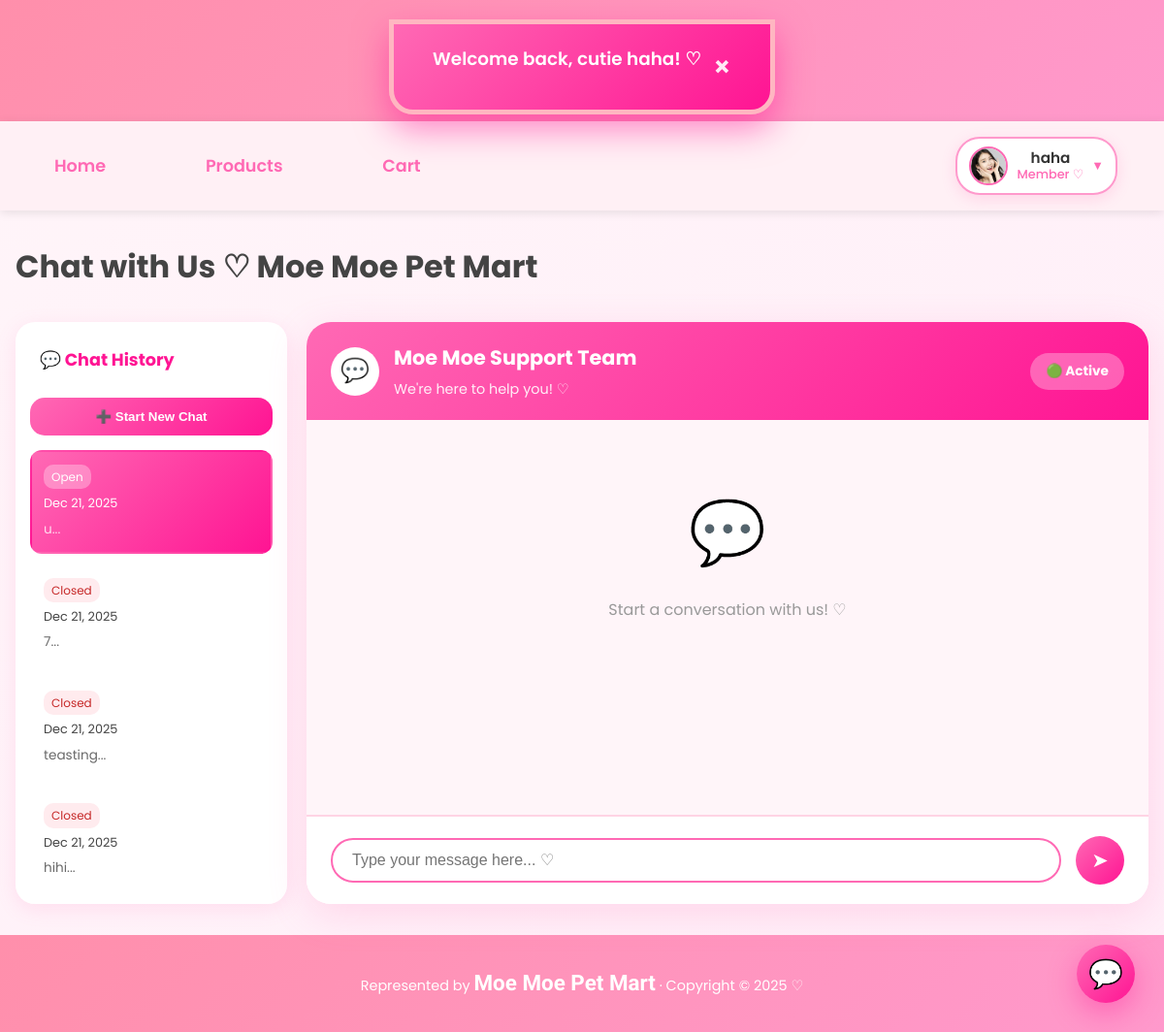
/member/chat.php (signed in), run on the app's committed database.
### tables this page shows
CREATE TABLE `users` (
  `id` int(11) NOT NULL,
  `username` varchar(50) NOT NULL,
  `email` varchar(100) NOT NULL,
  `phone` varchar(20) NOT NULL,
  `home_address` varchar(255) NOT NULL,
  `password` varchar(255) NOT NULL,
  `reset_token` varchar(255) DEFAULT NULL,
  `reset_token_expiry` datetime DEFAULT NULL,
  `role` enum('member','admin') NOT NULL DEFAULT 'member',
  `created_at` datetime DEFAULT current_timestamp(),
  `profile_pic` varchar(255) DEFAULT NULL,
  `locked` tinyint(1) DEFAULT 0,
  `lock_reason` varchar(255) DEFAULT NULL,
  `locked_at` datetime DEFAULT NULL
);

CREATE TABLE `chat_conversations` (
  `conversation_id` int(11) NOT NULL,
  `user_id` int(11) NOT NULL,
  `admin_id` int(11) DEFAULT NULL,
  `status` enum('open','closed') DEFAULT 'open',
  `created_at` datetime DEFAULT current_timestamp(),
  `updated_at` datetime DEFAULT current_timestamp() ON UPDATE current_timestamp()
);

### _base.php (called while the page is built, shortened)
<?php
function temp($key, $value = null) {
    if ($value !== null) {
        $_SESSION["temp_$key"] = $value;
    }
    else {
        $value = $_SESSION["temp_$key"] ?? null;
        return $value;
    }
}
function is_login() {
    return isset($_SESSION['user']) && !empty($_SESSION['user']);
}
function username() {
    return $_SESSION['user'] ?? null;
}
function user_role() {
    return $_SESSION['role'] ?? null;
}
function current_user() {
    global $_db;
    $stm = $_db->prepare("SELECT * FROM users WHERE username = ?");
    $stm->execute([username()]);
    return $stm->fetch();
}
function encode($value) {
    return htmlentities($value);
}
?>

### member/chat.php (the view, shortened to what this page needs)
<?php
require '../_base.php';
$user = current_user();
$user_id = $user->id;
$view_conversation_id = (int)get('id', 0);
if ($view_conversation_id > 0) {
    $stm = $_db->prepare("SELECT conversation_id, status FROM chat_conversations WHERE conversation_id = ? AND user_id = ?");
    $stm->execute([$view_conversation_id, $user_id]);
    $conversation = $stm->fetch();
    if (!$conversation) {
        temp('error', 'Conversation not found ♡');
        redirect('chat.php');
    }
    $conversation_id = $conversation->conversation_id;
    $is_closed = ($conversation->status === 'closed');
} else {
    $stm = $_db->prepare("SELECT conversation_id, status FROM chat_conversations WHERE user_id = ? ORDER BY updated_at DESC LIMIT 1");
    $stm->execute([$user_id]);
    $conversation = $stm->fetch();
    if (!$conversation) {
        $_db->prepare("INSERT INTO chat_conversations (user_id, status) VALUES (?, 'open')")->execute([$user_id]);
        $conversation_id = $_db->lastInsertId();
        $is_closed = false;
    } else {
        $conversation_id = $conversation->conversation_id;
        $is_closed = ($conversation->status === 'closed');
    }
}
$stm = $_db->prepare("
    SELECT c.conversation_id, c.status, c.created_at,
           (SELECT message FROM chat_messages
            WHERE conversation_id = c.conversation_id
            ORDER BY created_at DESC LIMIT 1) as last_message
    FROM chat_conversations c
    WHERE c.user_id = ?
    ORDER BY c.updated_at DESC
");
$stm->execute([$user_id]);
$all_conversations = $stm->fetchAll();
$_title = 'Chat with Us ♡ Moe Moe Pet Mart';
include '../_head.php';
?>
<div class="chat-wrapper">
    <div class="chat-history-sidebar">
        <div class="history-header">💬 Chat History</div>
        <button class="new-chat-btn" onclick="createNewChat()">
            ➕ Start New Chat
        </button>
        <?php foreach ($all_conversations as $conv): ?>
            <div class="history-item <?= $conv->conversation_id == $conversation_id ? 'active' : '' ?>"
                 onclick="location.href='chat.php?id=<?= $conv->conversation_id ?>'">
                <div class="history-item-status <?= $conv->status ?>">
                    <?= ucfirst($conv->status) ?>
                </div>
                <div style="font-size: 0.8rem; margin-bottom: 5px;">
                    <?= date('M d, Y', strtotime($conv->created_at)) ?>
                </div>
                <div class="history-item-preview">
                    <?= $conv->last_message ? encode(substr($conv->last_message, 0, 40)) . '...' : 'No messages yet' ?>
                </div>
            </div>
        <?php endforeach; ?>
    </div>
    <div class="chat-container">
        <div class="chat-header">
            <div class="chat-header-left">
                <div class="chat-header-icon">💬</div>
                <div class="chat-header-info">
                    <h3>Moe Moe Support Team</h3>
                    <p>We're here to help you! ♡</p>
                </div>
            </div>
            <div class="chat-status-badge">
                <?= $is_closed ? '🔒 Closed' : '🟢 Active' ?>
            </div>
        </div>
        <div class="chat-messages" id="chatMessages">
            <div class="no-messages" id="noMessages">
                <div class="no-messages-icon">💬</div>
                <p>Start a conversation with us! ♡</p>
            </div>
        </div>
        <div class="chat-input-area <?= $is_closed ? 'disabled' : '' ?>">
            <input type="text"
                   class="chat-input"
                   id="messageInput"
                   placeholder="<?= $is_closed ? 'This chat is closed' : 'Type your message here... ♡' ?>"
                   maxlength="1000"
                   <?= $is_closed ? 'disabled' : '' ?>>
            <button class="chat-send-btn" id="sendBtn" title="Send message" <?= $is_closed ? 'disabled' : '' ?>>
                ➤
            </button>
        </div>
    </div>
</div>
<?php include '../_foot.php'; ?>

### _head.php (shortened to what this page needs)
<?php
    require_once '_base.php';
?>
<!DOCTYPE html>
<html lang="en">
<head>
    <link rel="stylesheet" href="/css/app.css">
    <link rel="stylesheet" href="https://unpkg.com/dropzone@5/dist/min/dropzone.min.css">
</head>
<body data-flash="<?= encode(temp('info')) ?>">
    <div id="moe-flash"></div>
    <header>
        <h1><a href="/">MoeMoepet Mart</a></h1>
    </header>
    <nav>
    <div class="nav-left">
    <a href="/">Home</a>
    <a href="/member/products.php">Products</a>
    <a href="/member/cart.php" class="cart-link">
        Cart
    </a>
    </div>
    <div class="nav-right">
        <?php if (is_login()):
            $user = current_user();
            $displayName = encode(username());
            $roleText    = user_role() === 'admin' ? 'Admin ♛' : 'Member ♡';
            $avatar = !empty($user->profile_pic) ? '/' . $user->profile_pic : '/images/default-avatar.png';
        ?>
            <div class="user-menu">
                <div class="user-info" tabindex="0">
                    <img src="<?= $avatar ?>" alt="<?= $displayName ?>" class="user-avatar">
                    <div class="user-details">
                        <div class="user-name"><?= $displayName ?></div>
                        <div class="user-role"><?= $roleText ?></div>
                    </div>
                    <span class="dropdown-arrow">▼</span>
                </div>
            </div>
        <?php else: ?>
            <a href="/login.php" class="btn-login">Login</a>
        <?php endif; ?>
    </div>
</nav>
    <main>
        <h1><?= $_title ?? 'Untitled' ?></h1>

### member/chat.php (style rules this page uses)
.chat-wrapper { display: flex; max-width: 1200px; margin: 2rem auto; gap: 20px; height: 600px; }
.chat-history-sidebar { width: 280px; background: white; border-radius: 20px; box-shadow: 0 5px 20px rgba(255,105,180,0.15); overflow-y: auto; padding: 15px; }
.history-header { font-size: 1.1rem; font-weight: bold; color: #ff1493; margin-bottom: 15px; padding: 10px; }
.history-item { padding: 12px; margin-bottom: 10px; border-radius: 12px; cursor: pointer; transition: all 0.3s; border: 2px solid transparent; }
.history-item.active { background: linear-gradient(135deg, #ff69b4, #ff1493); color: white; }
.history-item-status { font-size: 0.75rem; padding: 3px 8px; border-radius: 10px; display: inline-block; margin-bottom: 5px; }
.history-item.active .history-item-status { background: rgba(255,255,255,0.3); }
.history-item:not(.active) .history-item-status.closed { background: #ffebee; color: #c62828; }
.history-item-preview { font-size: 0.85rem; white-space: nowrap; overflow: hidden; text-overflow: ellipsis; opacity: 0.8; }
.new-chat-btn { width: 100%; padding: 12px; background: linear-gradient(135deg, #ff69b4, #ff1493); color: white; border: none; border-radius: 15px; font-weight: bold; cursor: pointer; margin-bottom: 15px; transition: all 0.3s; }
.chat-container { flex: 1; background: white; border-radius: 25px; box-shadow: 0 10px 40px rgba(255,105,180,0.2); overflow: hidden; display: flex; flex-direction: column; }
.chat-header { background: linear-gradient(135deg, #ff69b4, #ff1493); color: white; padding: 20px 25px; display: flex; align-items: center; justify-content: space-between; }
.chat-header-left { display: flex; align-items: center; gap: 15px; }
.chat-header-icon { width: 50px; height: 50px; background: white; border-radius: 50%; display: flex; align-items: center; justify-content: center; font-size: 1.5rem; }
.chat-header-info h3 { margin: 0; font-size: 1.3rem; }
.chat-header-info p { margin: 5px 0 0 0; font-size: 0.9rem; opacity: 0.9; }
.chat-status-badge { padding: 8px 16px; border-radius: 20px; font-size: 0.85rem; font-weight: bold; background: rgba(255,255,255,0.3); }
.chat-messages { flex: 1; overflow-y: auto; padding: 25px; background: #fff5f9; display: flex; flex-direction: column; gap: 15px; }
.chat-input-area { padding: 20px 25px; background: white; border-top: 2px solid #ffd4e4; display: flex; gap: 15px; align-items: center; }
.chat-input { flex: 1; padding: 12px 20px; border: 2px solid #ff69b4; border-radius: 25px; font-size: 1rem; outline: none; transition: all 0.3s; }
.chat-send-btn { width: 50px; height: 50px; background: linear-gradient(135deg, #ff69b4, #ff1493); color: white; border: none; border-radius: 50%; font-size: 1.3rem; cursor: pointer; transition: all 0.3s; display: flex; align-items: center; justify-content: center; }
.no-messages { text-align: center; padding: 40px; color: #999; }
.no-messages-icon { font-size: 4rem; margin-bottom: 15px; }

### data on the page
users: profile_pic (picture)
chat_conversations: status "Open", created_at "Dec 21, 2025", last_message "u"
chat_conversations: status "Closed", created_at "Dec 21, 2025", last_message "7"
chat_conversations: status "Closed", created_at "Dec 21, 2025", last_message "teasting"
chat_conversations: status "Closed", created_at "Dec 21, 2025", last_message "hihi"

### other printed values
$displayName "haha"
$roleText "Member ♡"
$_title "Chat with Us ♡ Moe Moe Pet Mart"
